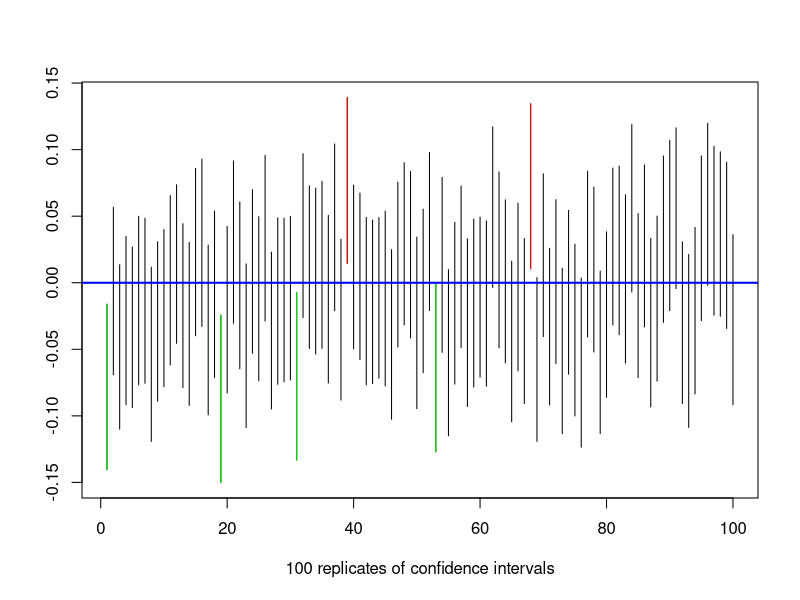
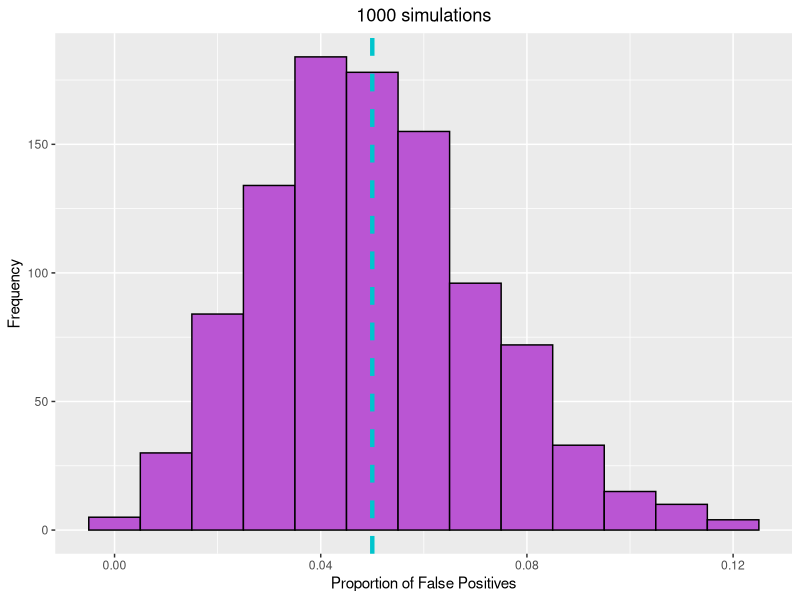

R code for these plots, in order:
## ---- chunk 1
knitr::opts_chunk$set(echo = TRUE)
## ---- chunk 2
# Since we have a large sample size, we will use the normal approximation for the binomial distribution
50 - 1.96*6.89/sqrt(1000)
50 + 1.96*6.89/sqrt(1000)
## ---- chunk 3
set.seed(2019) # set seed for reproducible results

# create matrix to store confidence intervals
n = 100
dat = matrix(data = NA, nrow = n, ncol = 3)
dat = as.data.frame(dat)

# Simulation to create confidence intervals from a standard normal
for (i in 1:n){
  white_noise = rnorm(1000, mean = 0, sd = 1)
  mn = mean(white_noise)
  sderr = sd(white_noise)/sqrt(1000)
  lower = mn - 1.96*sderr
  upper = mn + 1.96*sderr
  
  dat[i,1] = mn; dat[i,2] = lower; dat[i,3] = upper
}
colnames(dat) = c("Mean", "Lower", "Upper")

# Check if CI is too high or too low
too_high = (0 < dat$Lower)
too_low = (0 > dat$Upper)

# Proportion of misses - this should be approximately alpha
paste("Proportion of misses:", mean(too_low + too_high))
## ---- chunk 4
# Plot the CIs
plot(c(1,100), c(min(dat$Lower), max(dat$Upper)), type = "n", xlim = c(1,100),
     xlab = paste(n, "replicates of confidence intervals"), ylab = "")
x = 1:n #index for each of the n CIs
segments(x, dat$Lower, x, dat$Upper)
segments(x[too_high], dat$Lower[too_high], x[too_high], dat$Upper[too_high], col = "red")
segments(x[too_low], dat$Lower[too_low], x[too_low], dat$Upper[too_low], col = "green")
abline(h = 0, col = "blue", lwd = 2)
## ---- chunk 5
set.seed(2019)

N = 1000
n = 100

# set up matrices to be filled in through simulation
misses = matrix(data = NA, nrow = N, ncol = 1)
dat = matrix(data = NA, nrow = n, ncol = 3)
dat = as.data.frame(dat)
colnames(dat) = c("Mean", "Lower", "Upper")

# Simulation to determine a CI for false positives
for (j in 1:N){
  for (i in 1:n){
    white_noise = rnorm(1000, mean = 0, sd = 1)
    mn = mean(white_noise)
    sderr = sd(white_noise)/sqrt(1000)
    lower = mn - 1.96*sderr
    upper = mn + 1.96*sderr
  
    dat[i,1] = mn; dat[i,2] = lower; dat[i,3] = upper
  }
  
  too_high = (0 < dat$Lower)
  too_low = (0 > dat$Upper)
  
  # Update matrix by noting the number of false positives (misses) in the sample
  misses[j] = mean(too_low + too_high)
}

library(ggplot2)
qplot(misses, geom = "histogram", binwidth = 0.01, main = paste(N, "simulations"),
      xlab = "Proportion of False Positives", ylab = "Frequency", fill = I("mediumorchid"),
      col = I("black")) +
  
  # plot line at alpha = 0.05
  geom_vline(xintercept = 0.05, linetype = "dashed", color = "turquoise3", size = 1.5) + 
  theme(plot.title = element_text(hjust = 0.5))
## ---- chunk 6
test = t.test(misses, mu = 0.05)
test$conf.int[c(1,2)]
